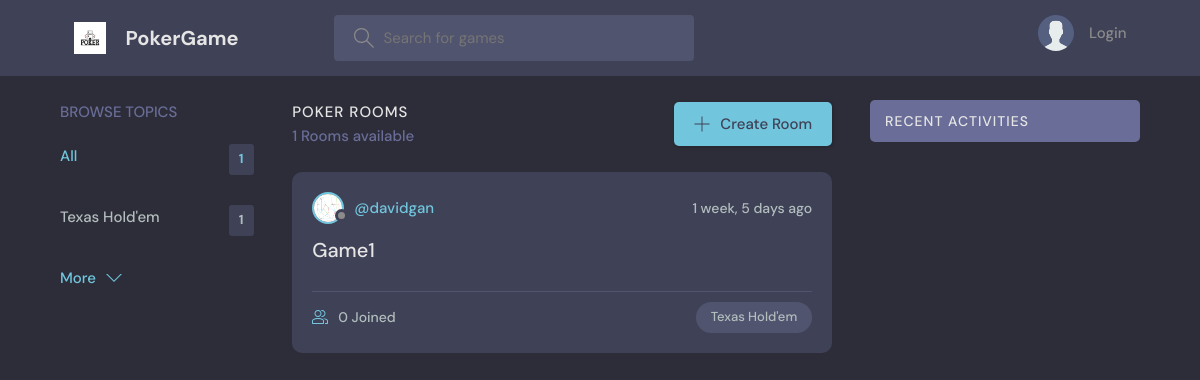
The app's page /, older data.
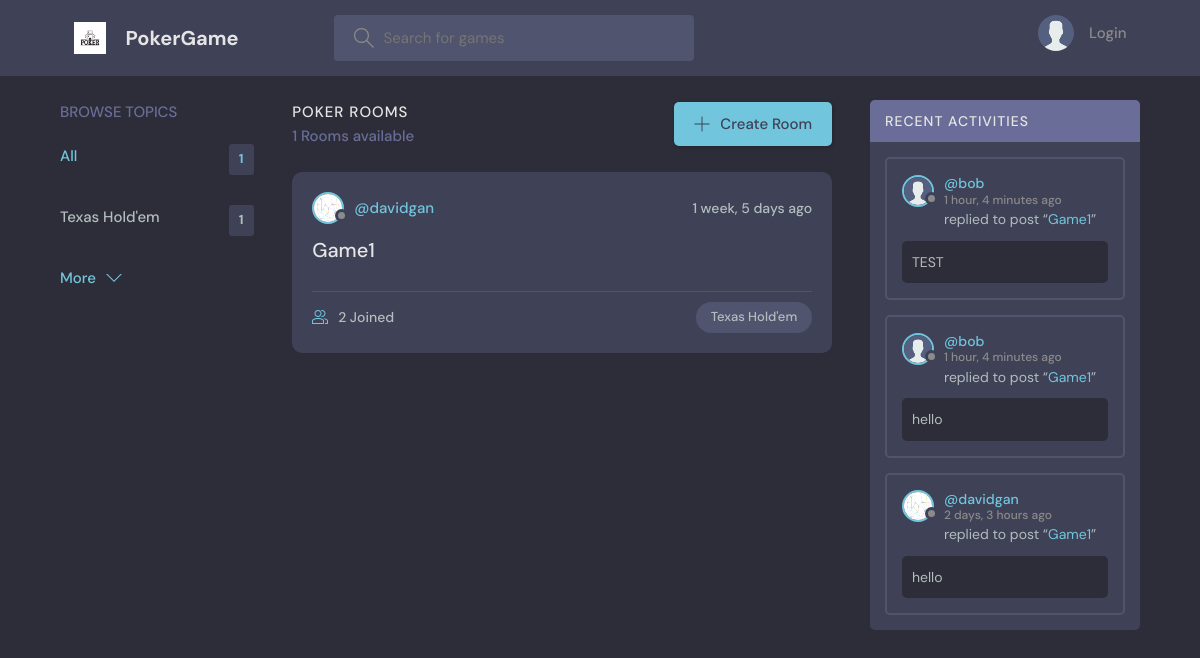
The same page, newer data.
### base/models.py (models this page shows, shortened)
class Topic(models.Model):
    name = models.CharField(max_length=200)

class Room(models.Model):
    host = models.ForeignKey(User, on_delete=models.SET_NULL, null=True)
    topic = models.ForeignKey(Topic, on_delete=models.SET_NULL, null=True)
    name = models.CharField(max_length=200)
    description = models.TextField(null=True, blank=True)
    participants = models.ManyToManyField(User, related_name='participants', blank=True)
    updated = models.DateTimeField(auto_now=True)
    created = models.DateTimeField(auto_now_add=True)
    pot_size = models.IntegerField(default=0)
    card1 = models.TextField(max_length=5, null=True)
    card2 = models.TextField(max_length=5, null=True)
    card3 = models.TextField(max_length=5, null=True)
    card4 = models.TextField(max_length=5, null=True)
    card5 = models.TextField(max_length=5, null=True)
    bot_card1 = models.TextField(max_length=5, null=True)
    bot_card2 = models.TextField(max_length=5, null=True)
    bot_chip_count = models.IntegerField(default=5000)
    bot_hand_strength = models.IntegerField(default=0)
    deck=models.CharField(max_length=512, null=True)
    class Meta:
        ordering = ['-updated', '-created']
    def __str__(self):
        return self.name

class User(AbstractUser):
    name = models.CharField(max_length=200, null=True)
    email = models.EmailField(unique=True, null=True)
    bio = models.TextField(null=True)
    chip_count = models.IntegerField(default=5000)
    card1 = models.TextField(max_length=5, null=True)
    card2 = models.TextField(max_length=5, null=True)
    hand_strength = models.IntegerField(default=0)
    avatar = models.ImageField(null=True, default="avatar.svg")
    USERNAME_FIELD = 'email'
    REQUIRED_FIELDS = ['username']

class Message(models.Model):
    user = models.ForeignKey(User, on_delete=models.CASCADE)
    room = models.ForeignKey(Room, on_delete=models.CASCADE)
    body = models.TextField()
    updated = models.DateTimeField(auto_now=True)
    created = models.DateTimeField(auto_now_add=True)
    class Meta:
        ordering = ['-updated', '-created']

### base/views.py (the view)
# urls.py: path('', views.home, name="home"),
def home(request):
    q = request.GET.get('q') if request.GET.get('q') != None else ''
    rooms = Room.objects.filter(
        Q(topic__name__icontains=q) |
        Q(name__icontains=q) |
        Q(description__icontains=q)
    )
    topics = Topic.objects.all()[0:5]
    room_count = rooms.count()
    room_messages = Message.objects.filter(
        Q(room__topic__name__icontains=q))[0:3]
    context = {'rooms': rooms, 'topics': topics,
               'room_count': room_count, 'room_messages': room_messages}
    return render(request, 'base/home.html', context)

### base/templates/base/home.html (shortened to what this page needs)
{% extends 'main.html' %}
{% block content %}
<main class="layout layout--3">
  <div class="container">
    {% include 'base/topics_component.html' %}
    <div class="roomList">
      <div class="roomList__header">
        <div>
          <h2>Poker Rooms</h2>
          <p>{{room_count}} Rooms available</p>
        </div>
        <a class="btn btn--main" href="{% url 'create-room' %}">
          <svg version="1.1" xmlns="http://www.w3.org/2000/svg" width="32" height="32" viewBox="0 0 32 32">
            <title>add</title>
            <path
              d="M16.943 0.943h-1.885v14.115h-14.115v1.885h14.115v14.115h1.885v-14.115h14.115v-1.885h-14.115v-14.115z">
            </path>
          </svg>
          Create Room
        </a>
      </div>
      {% include 'base/feed_component.html' %}
    </div>
    {% include 'base/activity_component.html' %}
  </div>
</main>
{% endblock %}

### base/templates/base/topics_component.html
<div class="topics">
    <div class="topics__header">
        <h2>Browse Topics</h2>
    </div>
    <ul class="topics__list">
        <li>
            <a href="{% url 'home' %}" class="active">All <span>{{topics.count}}</span></a>
        </li>
        {% for topic in topics %}
        <li>
            <a href="{% url 'home' %}?q={{topic.name}}">{{topic.name}}<span>{{topic.room_set.all.count}}</span></a>
        </li>
        {% endfor %}
    </ul>
    <a class="btn btn--link" href="{% url 'topics' %}">
        More
        <svg version="1.1" xmlns="http://www.w3.org/2000/svg" width="32" height="32" viewBox="0 0 32 32">
            <title>chevron-down</title>
            <path d="M16 21l-13-13h-3l16 16 16-16h-3l-13 13z"></path>
        </svg>
    </a>
</div>

### base/templates/base/feed_component.html (shortened to what this page needs)
{% for room in rooms %}
<div class="roomListRoom">
    <div class="roomListRoom__header">
        <a href="{% url 'user-profile' room.host.id %}" class="roomListRoom__author">
            <div class="avatar avatar--small">
                <img src="{{room.host.avatar.url}}" />
            </div>
            <span>@{{room.host.username}}</span>
        </a>
        <div class="roomListRoom__actions">
            <span>{{room.created|timesince}} ago</span>
        </div>
    </div>
    <div class="roomListRoom__content">
        <a href="{% url 'room' room.id %}">{{room.name}}</a>
    </div>
    <div class="roomListRoom__meta">
        <a href="{% url 'room' room.id %}" class="roomListRoom__joined">
            {{room.participants.all.count}} Joined
        </a>
        <p class="roomListRoom__topic">{{room.topic.name}}</p>
    </div>
</div>
{% endfor %}

### base/templates/base/activity_component.html (shortened to what this page needs)
<div class="activities">
    <div class="activities__header">
        <h2>Recent Activities</h2>
    </div>
    {% for message in room_messages %}
    <div class="activities__box">
        <div class="activities__boxHeader roomListRoom__header">
            <a href="{% url 'user-profile' message.user.id %}" class="roomListRoom__author">
                <div class="avatar avatar--small">
                    <img src="{{message.user.avatar.url}}" />
                </div>
                <p>
                    @{{message.user.username}}
                    <span>{{message.created|timesince}} ago</span>
                </p>
            </a>
        </div>
        <div class="activities__boxContent">
            <p>replied to post “<a href="{% url 'room' message.room.id %}">{{message.room}}</a>”</p>
            <div class="activities__boxRoomContent">{{message.body}}</div>
        </div>
    </div>
    {% endfor %}
</div>

Row changes from the older to the newer data that the page shows:
changed Room "Game1": participants.all.count "0" → "2"
added Message: user.avatar (placeholder picture), user.username "bob", created "1 hour, 4 minutes", room "Game1", body "TEST"
added Message: user.avatar (placeholder picture), user.username "bob", created "1 hour, 4 minutes", room "Game1", body "hello"
added Message: user.avatar (picture), user.username "davidgan", created "2 days, 3 hours", room "Game1", body "hello"
